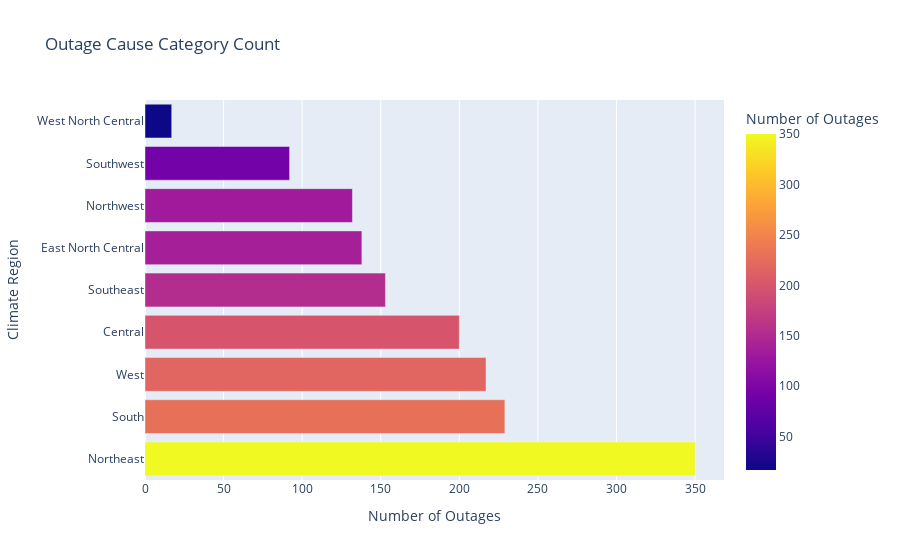

The cell this chart's notebook holds for it:
### Markdown cell above
### Countplot of climate categories

### Code cell
climate_region_count = outage['climate_region'].value_counts().reset_index()
climate_region_count.columns = ['climate_region', 'count']
climate_region_cntplot = px.bar(climate_region_count, x='count', y='climate_region',
            title='Outage Cause Category Count',
            labels={'climate_region': 'Climate Region', 'count': 'Number of Outages'},
            color='count',  
            #color_discrete_sequence=px.colors.qualitative.Pastel  
             )

climate_region_cntplot.show()

### Figure 1 — Plotly figure (JSON) as saved in the notebook; plotly's stock layout.template omitted (floating-point values rounded to 4 significant figures)
{"data": [{"alignmentgroup": "True", "hovertemplate": "Number of Outages=%{marker.color}<br>Climate Region=%{y}<extra></extra>", "legendgroup": "", "marker": {"color": [350, 229, 217, 200, 153, 138, 132, 92, 17], "coloraxis": "coloraxis", "pattern": {"shape": ""}}, "name": "", "offsetgroup": "", "orientation": "h", "showlegend": false, "textposition": "auto", "type": "bar", "x": [350, 229, 217, 200, 153, 138, 132, 92, 17], "xaxis": "x", "y": ["Northeast", "South", "West", "Central", "Southeast", "East North Central", "Northwest", "Southwest", "West North Central"], "yaxis": "y"}], "layout": {"barmode": "relative", "coloraxis": {"colorbar": {"title": {"text": "Number of Outages"}}, "colorscale": [[0, "#0d0887"], [0.1111, "#46039f"], [0.2222, "#7201a8"], [0.3333, "#9c179e"], [0.4444, "#bd3786"], [0.5556, "#d8576b"], [0.6667, "#ed7953"], [0.7778, "#fb9f3a"], [0.8889, "#fdca26"], [1, "#f0f921"]]}, "legend": {"tracegroupgap": 0}, "title": {"text": "Outage Cause Category Count"}, "xaxis": {"anchor": "y", "domain": [0, 1], "title": {"text": "Number of Outages"}}, "yaxis": {"anchor": "x", "domain": [0, 1], "title": {"text": "Climate Region"}}}}
